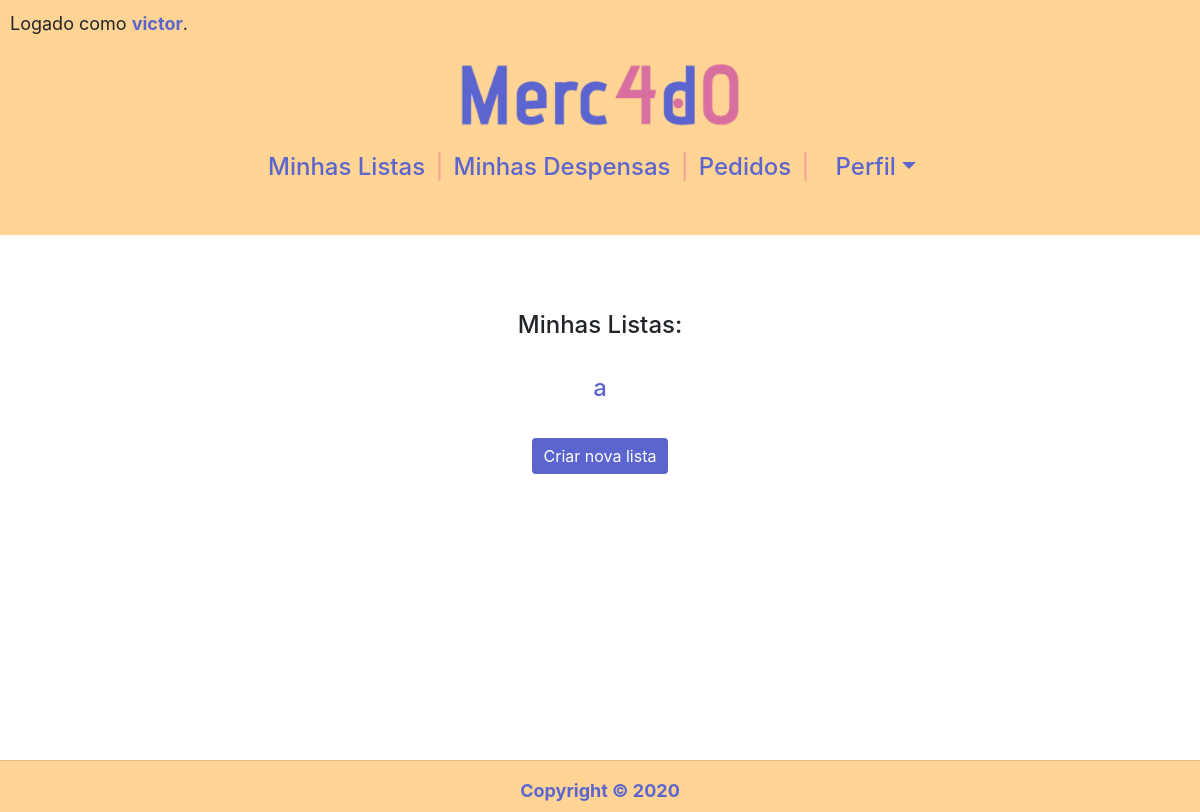
The app's page / (signed in), older data.
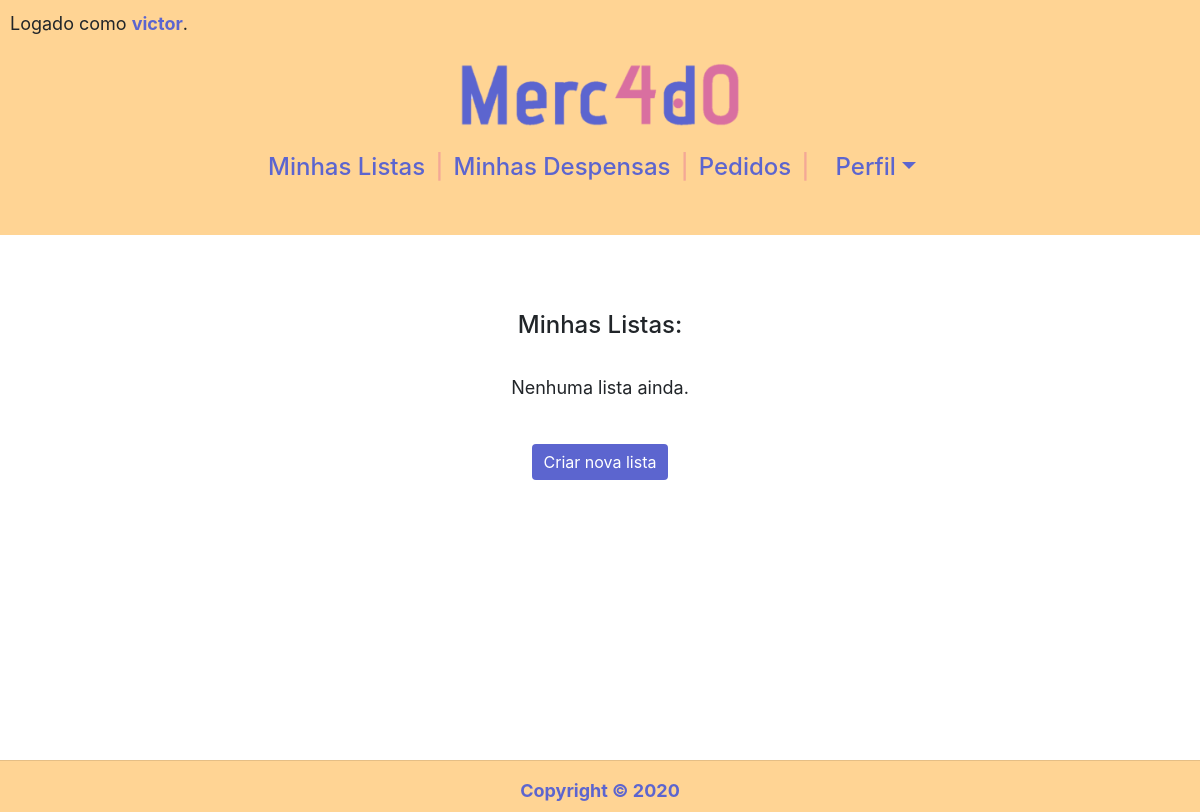
The same page, newer data.
### compras/models.py (models this page shows, shortened)
class Lista(models.Model):
    nome = models.CharField(max_length=50)
    usuario = models.ForeignKey(Usuario,
                                on_delete=models.CASCADE,
                                related_name="listas")

### compras/views.py (the view)
# urls.py: path('', views.index, name="index"),
@login_required(login_url='login')
def index(request):
    return render(request, "compras/index.html", {
        "listas": Lista.objects.filter(usuario=request.user).order_by('nome'),
        "produtos": Produto.objects.order_by('nome'),
    })

### compras/templates/compras/index.html (shortened to what this page needs)
{% extends "compras/layout.html" %}
{% load static %}
{% block body %}
<div class="container">
    <div id="row" class="row">
        <div class="col" style="margin-top: 12px;">
            <h4>Minhas Listas:</h4>
            <br>
            <ul>
                {% for lista in listas %}
                <li>
                    <h4><a href="" onclick="mostrar('{{ lista.id }}'); return false">{{ lista.nome }}</a></h4>
                </li>
                {% empty %}
                <p>Nenhuma lista ainda.</p>
                {% endfor %}
            </ul>
            <br>
            <button id="but_criar" type="button"
                onclick="document.querySelector('#criar').style.display = 'block'; this.style.display = 'none'"
                class="btn btn-primary">Criar nova lista</button>
        </div>
    </div>
</div>
{% endblock %}

Row changes from the older to the newer data that the page shows:
removed Lista: nome "a"
Text that changed along with them:
text now shown: "Nenhuma lista ainda."
